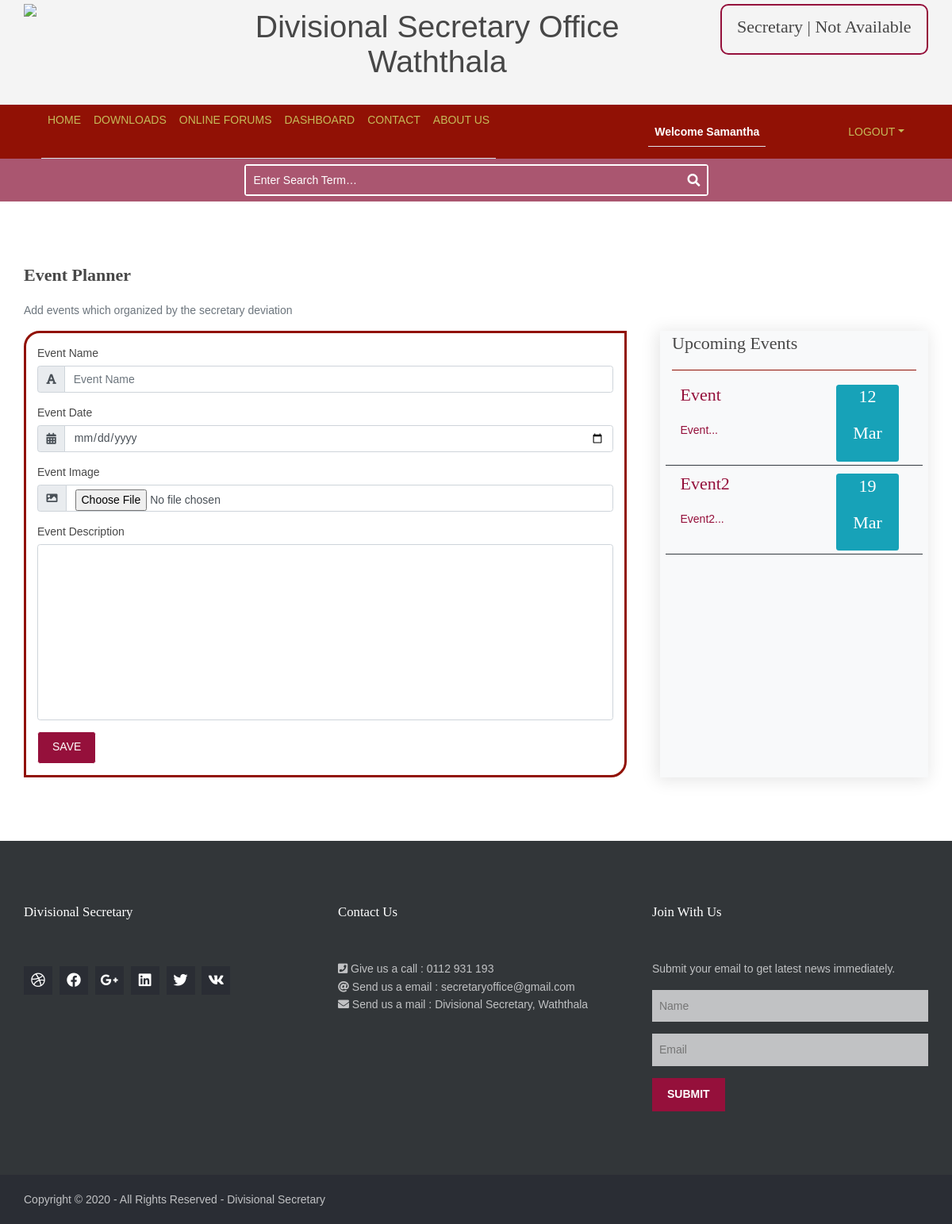
/event.php (signed in), run on the app's committed database.
### tables this page shows
CREATE TABLE `events` (
  `e_id` int(11) NOT NULL,
  `e_name` varchar(50) NOT NULL,
  `e_date` date NOT NULL,
  `e_image` varchar(500) NOT NULL,
  `e_description` varchar(500) NOT NULL,
  `e_postDate` datetime NOT NULL DEFAULT CURRENT_TIMESTAMP
);

### event.php (the view, shortened to what this page needs)
<?php
    require_once("connection/connection.php");
    include 'support/header.php';
?>
<?php
    if(isset($_SESSION["EVENT_ID"])){
        $id = $_SESSION["EVENT_ID"];
        unset($_SESSION["EVENT_ID"]);
        $sql = "SELECT * FROM events WHERE e_id ='$id'";
        $result = mysqli_query($conn,$sql);
        mail("tiran2323@gmail.com","Hello","hello","From:tiran2323@gmail.com");
        if($result){
            $event = mysqli_fetch_assoc($result);
?>
    <div class="container">
        <div class="card">
			<div class="card-header">
				<h1 class="text-center" style="font-family: 'Segoe UI', Tahoma, Geneva, Verdana, sans-serif;"><?php echo $event["e_name"]; ?></h1>
			</div>
			<img src="/uploadFiles/images/<?php echo $event["e_image"]; ?>" alt="Event Image" class="card-img-top" style="transform: none;">
                <div class="card-body">
                    <div class="row" >
						<h6  style="font-size: 1em; font-family: 'Segoe UI', Tahoma, Geneva, Verdana, sans-serif;">Post date:<?php echo $event["e_postDate"]; ?> </h6>
					</div>
					<div class="card-text">
						<p><?php echo $event["e_description"]; ?></p>
					</div>
                </div>
				<div class="card-footer">
					<h1 style="font-size: 1em; font-family: 'Segoe UI', Tahoma, Geneva, Verdana, sans-serif;">Event Date: <?php echo $event["e_date"]; ?></h1>
				</div>
        </div>
		<div class="row m-1 justify-content-center">
			<div class="col">
                <form action="php/event-add.php" method="GET">
                    <input type="hidden" name="edit_id" value="<?php echo $event["e_id"]; ?>">
					<input type="submit" class="btn btn-success" name="event_edit" id="event_edit" style="background:green; "  value="Edit">
                </form>
			</div>
		</div>
		<div class="row m-1 justify-content-center">
			<div class="col">
				<form action="php/event-add.php" method="GET">
                    <input type="hidden" name="delete_id" value="<?php echo $event["e_id"]; ?>">
					<input  type="submit" class="btn btn-success"  value="Delete" name="event_delete" id="event_delete" onclick="return confirm('Are you sure to delete this event?');">
                </form>
			</div>
		</div>
    </div>
<?php
		include 'support/footer.php';
?>
<?php
        }else{
            die("Error".mysqli_error());
        }
    }else{
?>
<body>
    <div class="container">
        <div class="m-2 m-md-0">
            <h1 class="font-weight-bold event_topic">Event planner</h1>
            <p class="text-muted">Add events which organized by the secretary deviation</p>
        </div>
        <div class="row m-2 m-lg-0 justify-content-md-center">
            <form method="post" action="php/event-add.php" enctype="multipart/form-data"  onsubmit="return validateForm()" class="event_form col-lg-8" style="font-family: 'Lucida Sans', 'Lucida Sans Regular', 'Lucida Grande', 'Lucida Sans Unicode', Geneva, Verdana, sans-serif;">
                <div>
                    <div class="form-group ">
                        <label for="event_name">Event Name</label>
                        <div class="input-group">
                            <div class="input-group-prepend">
                                <div class="input-group-text"><i class="fa fa-font"></i></div>
                            </div>
                            <input type="text" name="event_name" id="event_name" class="form-control" value="<?php if(isset($edit_event)){ echo $edit_event['e_name'];}?>" placeholder="Event Name"/>
                        </div>
                    </div>
                    <div class="form-group">
                        <label for="event_date">Event Date</label>
                        <div class="input-group">
                            <div class="input-group-prepend">
                                <div class="input-group-text"><i class="fa fa-calendar-alt"></i></div>
                            </div>
                            <input type="date" name="event_date" id="event_date" value="<?php if(isset($edit_event)){ echo $edit_event['e_date'];}?>" class="form-control" />
                        </div>
                    </div>
                    <div class="form-group">
                        <label for="event_image">Event Image</label>
                        <div class="input-group">
                            <div class="input-group-prepend">
                                <div class="input-group-text"><i class="fa fa-image"></i></div>
                            </div>
                            <input type="file" name="event_image" value="<?php if(isset($edit_event)){ echo $edit_event['e_image'];}?>" id="event_image" class="form-control" />
                        </div>
                    </div>
                    <div class="form-group">
                        <label for="event_description">Event Description</label>
                        <div class="input-group">
                            <textarea class="form-control" name="event_description" id="event_description" cols="0" rows="10" ><?php if(isset($edit_event)){ echo $edit_event['e_description'];}?> </textarea>
                        </div>
                    </div>
                    <div>
                        <input class="btn" type="submit" name="<?php if(isset($edit_event)){ echo 'event_update';}else{ echo 'event_save';}?>" value="<?php if(isset($edit_event)){ echo 'Update';}else{ echo 'Save';}?>" >
                    </div>
                </div>
            </form>
            <div class="bg-light col ml-lg-5 mt-lg-0 mt-3 event_side_main ">
                <div class="event_side">
                    <div class="topic_line">
                        <h1 class="font-weight-lighter mt-1">Upcoming Events</h1>
                    </div>
                    <div class="upcoming_events p-2 mt-2">
                        <?php
                                $events = array();
                                $sql = "SELECT * FROM events LIMIT 5";
                                $result = mysqli_query($conn, $sql);
                                while($row = mysqli_fetch_object($result)){
                                    $events[] = $row;
                                }
                                if(count($events) > 0){
                                    foreach($events as $event){
                                        $date = $event->e_date;
                                        $month = date('M', strtotime($date));
                                        $day = date('d', strtotime($date));
                                        $description = $event->e_description;
                        ?>
                        <a href="php/event-add.php?view_id=<?php echo $event->e_id; ?>" class="text-decoration-none">
                                <div class=" row upcoming_event mb-2 border-bottom border-dark p-1">
                                    <div class="col-8">
                                        <h1><?php echo $event->e_name ?></h1>
                                        <p> <?php echo implode(' ',array_slice(explode(' ',$description),0,3)) ?>...</p>
                                    </div>
                                    <div class="col-3 badge badge-info">
                                        <h1><?php echo $day ?></h1>
                                        <h1><?php echo $month ?></h1>
                                </div>
                            </div>
                        </a>
                        <?php
                                    }
                                }
                        ?>
                    </div>
                </div>
            </div>
        </div>
    </div>
    <?php
		include 'support/footer.php';
	?>
<?php
    }
?>

### layout/styles/layout.css (style rules this page uses)
.container { padding:80px 0; }
body { color:#474747; background-color:#FFFFFF; }
a { color:#95103B; }
.btn, .btn.inverse:hover { color:#FFFFFF; background-color:#95103B; border-color:#95103B; }
.event_topic { font-family: Cambria, Cochin, Georgia, Times, 'Times New Roman', serif; }
.event_form { padding:1em; border: solid #911105; border-radius: 20px 0 20px 0; }
.event_side_main { box-shadow: -2px 2px 20px 2px rgba(0, 0, 0, 0.1); width: 100%; }
.topic_line { width: 100%; height: auto; border-bottom: 1px solid #911105; }

### layout/styles/framework.css (style rules this page uses)
html { overflow-y:scroll; overflow-x:hidden; }
html, body { margin:0; padding:0; font-size:14px; line-height:1.6em; }
*, *::before, *::after { box-sizing:border-box; }
.btn { display:inline-block; padding:8px 18px 10px; text-transform:uppercase; border:1px solid; }
a { outline:none; text-decoration:none; }
body, input, textarea, select { font-family:Verdana, Geneva, sans-serif; }
h1, h2, h3, h4, h5, h6, .heading { font-family:Georgia, "Times New Roman", Times, serif; }
form, fieldset, legend { margin:0; padding:0; border:none; }
label, input, textarea, select, button { display:block; resize:none; outline:none; color:inherit; font-size:inherit; font-family:inherit; vertical-align:middle; }
label { margin-bottom:5px; }
::placeholder { opacity:1; }
h1, h2, h3, h4, h5, h6, .heading { margin:0 0 20px 0; font-size:22px; line-height:normal; font-weight:normal; text-transform:capitalize; }

### data on the page
events: e_name "Event", e_description "Event", e_date "12", e_date "Mar"
events: e_name "Event2", e_description "Event2", e_date "19", e_date "Mar"

### other printed values
$text "Not Available"
$_SESSION['username'] "Samantha"
